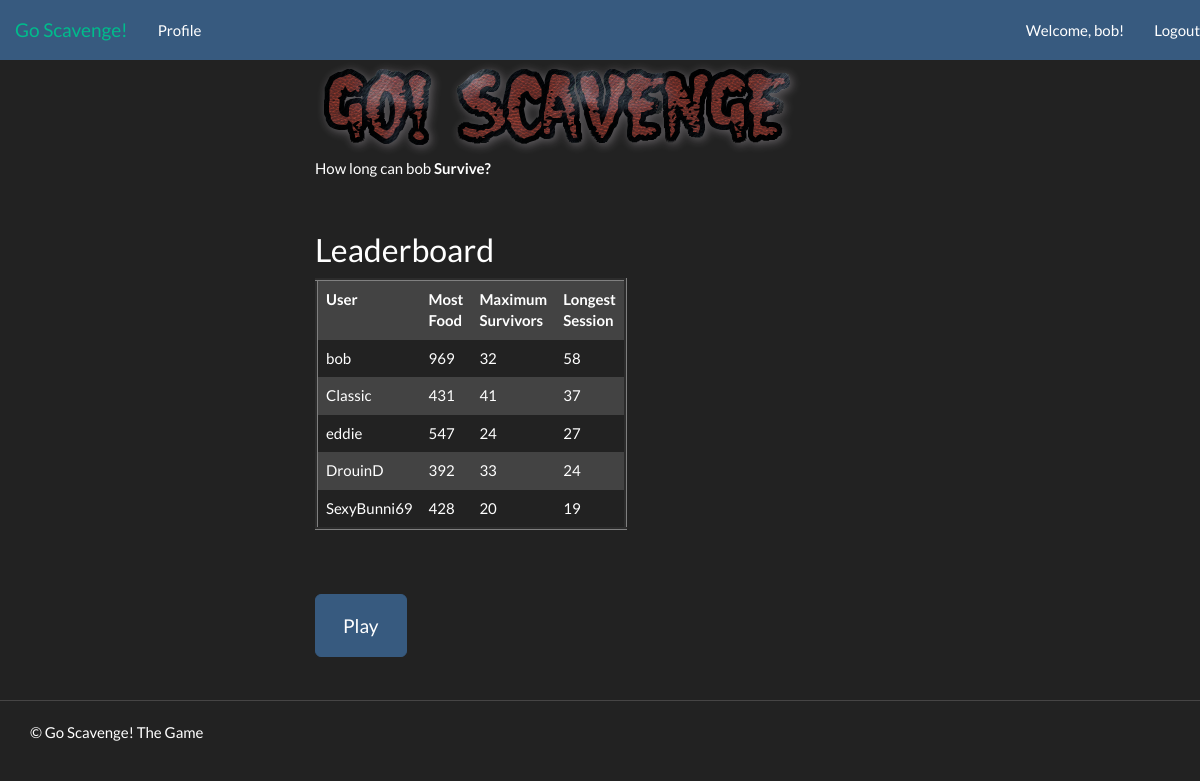
Page /game/ (signed in) on the committed database.
### game/models.py (models this page shows, shortened)
class Stat(models.Model):
    user = models.ForeignKey(User)
    longest_session = models.IntegerField()
    max_survivors = models.IntegerField()
    supplies = models.IntegerField()

### game/views.py (the view)
def index(request):
    context = RequestContext(request)
    stats_list = Stat.objects.order_by('-longest_session')[:5]
    context_dict = {'boldmessage':"Survive?", 'stats': stats_list}
    return render_to_response('game/index.html', context_dict, context)

### templates/game/index.html (shortened to what this page needs)
<!DOCTYPE html>
{% extends 'game/base.html' %}
{% load static %}
    {% block body_block %}
    <div class="hero-unit">
        <img src=  "{% static 'img/logo.png' %}" ><br />
        {% if user.is_authenticated %}
            <p class="survive">
            How long can {{ user.username }} <strong>{{ boldmessage }}</strong><br />
            </p>
        {% else %}
            <p class="survive">
            How long can you <strong>{{ boldmessage }}</strong><br />
            </p>
        {% endif %}
        <br />
        <h2> Leaderboard </h2>
        {% if stats %}
        <table border="3" style="width:300px" class="table table-striped table-hover ">
        <font size="4">
          <th>User</th>
          <th>Most Food</th>
          <th>Maximum Survivors</th>
          <th>Longest Session</th>
        {% for stat in stats %}
        <tr>
          <td>{{ stat.user }}</td>
          <td>{{ stat.supplies }}</td>
          <td>{{ stat.max_survivors }}</td>
          <td>{{ stat.longest_session }}</td>
        </tr>
        {% endfor %}
        </font>
        </table><br />
        {% else %}
                    <strong>There are no people present.</strong><br>
        {% endif %}
        </div>
    <div id="game-info">
	<br />
	<a href="/game/gamescreen/" type="submit" class="btn btn-primary btn-lg">Play</a>
	<br /><br />
     </div>
    {% endblock %}

### templates/game/base.html (shortened to what this page needs)
<!DOCTYPE html>
{% load static %}
<html>
    <head>
    <link href="{% static 'css/bootstrap-fluid-adj.css' %}" rel="stylesheet">
    <link href="{% static 'css/bootstrap.min.css' %}" rel="stylesheet" media="screen">
    <link href="{% static 'css/bootstrap-responsive.css' %}" rel="stylesheet">
    <link href="{% static 'css/style.css' %}" rel="stylesheet">
    </head>
    <body>
        <div class="navbar navbar-default navbar-fixed-top">
          <div class="navbar-header">
            <a class="navbar-brand" href="/game/">Go Scavenge!</a>
            </div>
            <div class="navbar-collapse navbar-responsive-collapse collapse style="height: 1px;"">
            <ul class="nav navbar-nav">
            {% if user.is_authenticated %}
                            <li class="profile"><a href="/game/profile/">Profile</a></li>
                           {% endif %}
            </ul>
            <ul class="nav navbar-nav navbar-right">
               {% if user.is_authenticated %}
                            <li><a href="/game/profile/">Welcome, {{ user.username }}!</a></li>
                            <li><a href="/game/logout/">Logout</a></li>
                           {% else %}
                            <li><a href="/game/register/">Register</a></li>
                            <li><a href="/game/login/">Login</a></li>
                           {% endif %}
            </ul>
          </div>
        </div>
        <div class="container-fluid">
            <div class="row-fluid">
                <div class="span3">
                </div>
                <div class="span9">
                    {% block body_block %}
                    {% endblock %}
                </div>
            </div>
        </div>
        <hr>
        <footer>
            <div class="container">
                <p>&copy; Go Scavenge! The Game</p>
            </div>
        </footer>
    </body>
</html>

### rows in the picture
Stat: user "bob", supplies "969", max_survivors "32", longest_session "58"
Stat: user "Classic", supplies "431", max_survivors "41", longest_session "37"
Stat: user "eddie", supplies "547", max_survivors "24", longest_session "27"
Stat: user "DrouinD", supplies "392", max_survivors "33", longest_session "24"
Stat: user "SexyBunni69", supplies "428", max_survivors "20", longest_session "19"

### other values in the picture
{{ user.username }} "bob"
{{ boldmessage }} "Survive?"
